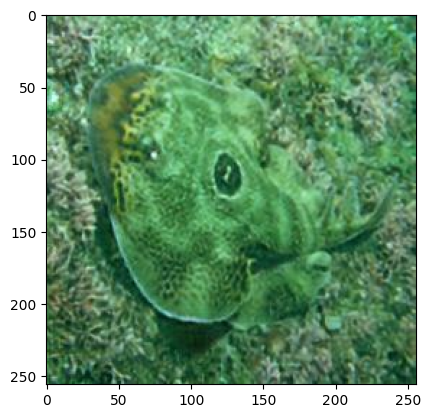
%> input picture images/raw/test1.png, 430 x 418 px; its folder holds only this picture in this run
$ octave main.m   (GNU Octave 9; MATLAB toolbox functions it lacks are replaced by stand-ins)
%> lines starting %> are read from the running program, lines starting %| are printed output that depends on the picture
### code/other_algorithms/wcid/whiteBalance.m
function [ whiteBalanced ] = whiteBalance( im )
% Using Grayworld assumtion color balancing.....

R_avg = mean(mean(im(:,:,1)));           % Getting the average Of R ,G, B components
%> R_avg = 0.467
G_avg = mean(mean(im(:,:,2)));
%> G_avg = 0.624
B_avg = mean(mean(im(:,:,3)));
%> B_avg = 0.488
RGB_avg = [R_avg G_avg B_avg];
%> RGB_avg = [0.467 0.624 0.488]

gray_value = (R_avg + G_avg + B_avg)/3  % By Grey world, avg color of the whole image is gray
%> gray_value = 0.526
scaleValue = gray_value./RGB_avg;       % By Grey world, scale value=gray / avg of each color component
%> scaleValue = [1.13 0.844 1.08]

whiteBalanced(:,:,1) = scaleValue(1) * im(:,:,1);   % R,G,B components of the new white balanced new image
whiteBalanced(:,:,2) = scaleValue(2) * im(:,:,2);
whiteBalanced(:,:,3) = scaleValue(3) * im(:,:,3);
%> whiteBalanced: size 418x430x3 double

end

### code/other_algorithms/wcid/enhanceContrast.m
function [ enhancedIm ] = enhanceContrast( im )

luminance= im(:,:,1)*0.299+im(:,:,2)*0.587+im(:,:,3)*0.114;
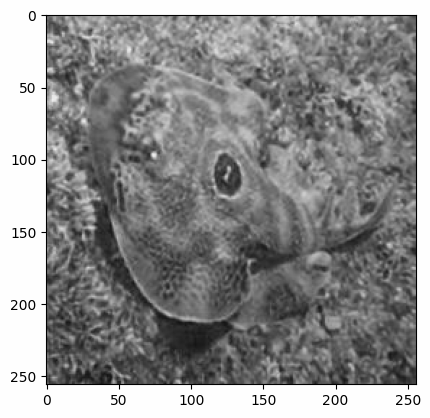
%> luminance: size 418x430 double; min 0, max 1, mean 0.561
avgLuminance =mean(luminance(:));
%> avgLuminance = 0.561
gamma = 2 * (0.5 + avgLuminance);
%> gamma = 2.12
% Second input= g * (original image components - avg of the image components)
enhancedIm(:,:,1) = gamma * (im(:,:,1) - avgLuminance);
enhancedIm(:,:,2) = gamma * (im(:,:,2) - avgLuminance);
enhancedIm(:,:,3) = gamma * (im(:,:,3) - avgLuminance);
%> enhancedIm: size 418x430x3 double
end

### code/other_algorithms/wcid/luminanceWeightmap.m
function [ lumWeightmap ] = luminanceWeightmap( im )
 L = mean(im,3);

lumWeightmap = sqrt((1/3) * (im(:, :, 1) - L).^2 + (im(:, :, 2) - L).^2 + (im(:, :, 3) - L).^2);
end

### code/other_algorithms/wcid/chromaticWeightmap.m
function [ chromaticWeightmap ] = chromaticWeightmap( im )

hsvImage = rgb2hsv(im);         % Convert the image to HSV space
%> hsvImage: size 418x430x3 double; mean H, S, V 0.489, 0.26, 0.595
saturationValue = hsvImage(:,:,2);    % find saturation

% Chromatic weight map = Distnc b/w saturation value and max sat range..
saturationMax = 1 ;
sigma = .3 ;
chromaticWeightmap = exp( -1 * (((saturationValue - saturationMax).^2) / (2*(sigma^2))) );
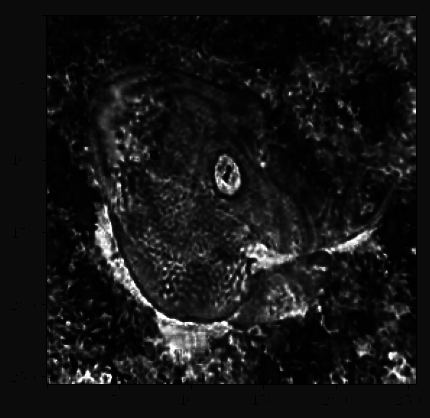
%> chromaticWeightmap: size 418x430 double; min 0.00387, max 1, mean 0.0787

end

### code/other_algorithms/wcid/saliencyWeightmap.m
function [ saliencyWeightmap ] = saliencyWeightmap( im )

im = im2double(im);

if(size(im,3) > 1)
    imGray = rgb2gray(im);
else
    imGray = im;
end

kernel_1D = (1/16) * [1, 4, 6, 4, 1];
kernel_2D = kron(kernel_1D, kernel_1D');

I_mean = mean(imGray(:));
%> I_mean = 0.526

I_Whc = conv2(imGray, kernel_2D, 'same');

saliencyWeightmap = abs(I_Whc - I_mean);

end

### code/other_algorithms/wcid/pyr_reduce.m
function [ imgout ] = pyr_reduce( img )
%PYR_REDUCE  Image pyramid reduction
%   B = PYR_REDUCE( A )  If A is M-by-N, then the size of B
%	is ceil(M/2)-by-ceil(N/2). Support gray or rgb image.
%	B will be transformed to double class.

kernelWidth = 5; % default
cw = .375; % kernel centre weight, same as MATLAB func impyramid. 0.6 in the Paper
ker1d = [.25-cw/2 .25 cw .25 .25-cw/2];
kernel = kron(ker1d,ker1d');

img = im2double(img);
sz = size(img);
imgout = [];

for p = 1:size(img,3)
	img1 = img(:,:,p);
	imgFiltered = imfilter(img1,kernel,'replicate','same');
	imgout(:,:,p) = imgFiltered(1:2:sz(1),1:2:sz(2));
end

end

### code/other_algorithms/wcid/genPyr.m
function [ pyr ] = genPyr( img, type, level )
%GENPYR generate Gaussian or Laplacian pyramid
%   PYR = GENPYR(A,TYPE,LEVEL) A is the input image,
%	can be gray or rgb, will be forced to double.
%	TYPE can be 'gauss' or 'laplace'.

pyr = cell(1,level);
pyr{1} = im2double(img);
for p = 2:level
	pyr{p} = pyr_reduce(pyr{p-1});
end
if strcmp(type,'gauss'), return; end

for p = level-1:-1:1 % adjust the image size
	osz = size(pyr{p+1})*2-1;
	pyr{p} = pyr{p}(1:osz(1),1:osz(2),:);
end

for p = 1:level-1
	pyr{p} = pyr{p}-pyr_expand(pyr{p+1});
end

end

### code/other_algorithms/wcid/pyrReconstruct.m
function [ img ] = pyrReconstruct( pyr )
%PYRRECONSTRUCT Uses a Laplacian pyramid to reconstruct a image
%   IMG = PYRRECONSTRUCT(PYR) PYR should be a 1*level cell array containing
%   the pyramid, SIZE(PYR{i}) = SIZE(PYR{i-1})*2-1

for p = length(pyr)-1:-1:1
	pyr{p} = pyr{p}+pyr_expand(pyr{p+1});
end
img = pyr{1};

end

### code/other_algorithms/wcid/pyr_expand.m
function [ imgout ] = pyr_expand( img )
%PYR_EXPAND  Image pyramid expansion
%   B = PYR_EXPAND( A )  If A is M-by-N, then the size of B
%	is (2*M-1)-by-(2*N-1). Support gray or rgb image.
%	B will be transformed to double class.
kw = 5; % default kernel width
cw = .375; % kernel centre weight, same as MATLAB func impyramid. 0.6 in the Paper
ker1d = [.25-cw/2 .25 cw .25 .25-cw/2];
kernel = kron(ker1d,ker1d')*4;

% expand [a] to [A00 A01;A10 A11] with 4 kernels
ker00 = kernel(1:2:kw,1:2:kw); % 3*3
ker01 = kernel(1:2:kw,2:2:kw); % 3*2
ker10 = kernel(2:2:kw,1:2:kw); % 2*3
ker11 = kernel(2:2:kw,2:2:kw); % 2*2

img = im2double(img);
sz = size(img(:,:,1));
osz = sz*2-1;
imgout = zeros(osz(1),osz(2),size(img,3));

for p = 1:size(img,3)
	img1 = img(:,:,p);
	img1ph = padarray(img1,[0 1],'replicate','both'); % horizontally padded
	img1pv = padarray(img1,[1 0],'replicate','both'); % horizontally padded

	img00 = imfilter(img1,ker00,'replicate','same');
	img01 = conv2(img1pv,ker01,'valid'); % imfilter doesn't support 'valid'
	img10 = conv2(img1ph,ker10,'valid');
	img11 = conv2(img1,ker11,'valid');

	imgout(1:2:osz(1),1:2:osz(2),p) = img00;
	imgout(2:2:osz(1),1:2:osz(2),p) = img10;
	imgout(1:2:osz(1),2:2:osz(2),p) = img01;
	imgout(2:2:osz(1),2:2:osz(2),p) = img11;
end

end

### code/other_algorithms/wcid/main.m
folder=dir("D:\MSc Books\Sem 4\Project\underwater_image_enhancement\images\raw");
files={folder.name};
files=files(3:end);
for file=files
    im = im2double(imread(strcat("D:\MSc Books\Sem 4\Project\underwater_image_enhancement\images\raw\",file)));
    % Inputs that are derrived from the Hazy image
    firstInput = whiteBalance( im );
    imwrite(firstInput,strcat("D:\MSc Books\Sem 4\Project\underwater_image_enhancement\images\white_balance\",file))
    % figure;subplot(1,2,1);imshow(firstInput);title('First Input');
    secondInput = enhanceContrast( im );
    % subplot(1,2,2);imshow(secondInput);title('Second Input');

    %Weight maps of the First Input
    luminanceWeightmap1 = luminanceWeightmap(firstInput);
    % figure;subplot(1,3,1);imshow(luminanceWeightmap1);title('luminanceWeightmap of First input');
    chromaticWeightmap1 = chromaticWeightmap(firstInput);
    % subplot(1,3,2);imshow(chromaticWeightmap1);title('chromaticWeightmap of First input');
    saliencyWeightmap1 = saliencyWeightmap(firstInput);
    % subplot(1,3,3);imshow(saliencyWeightmap1);title('saliencyWeightmap of First input');

    %Resultant Weight map of the first input
    resultedWeightmap1 = luminanceWeightmap1 .* chromaticWeightmap1 .* saliencyWeightmap1 ;

    %Weightmaps of the Second Input
    luminanceWeightmap2 = luminanceWeightmap(secondInput);
    % figure;subplot(1,3,1);imshow(luminanceWeightmap2);title('luminanceWeightmap of Second input');
    chromaticWeightmap2 = chromaticWeightmap(secondInput);
%> in chromaticWeightmap (call 2), `hsvImage = rgb2hsv(im);`: hsvImage: size 418x430x3 double; mean H, S, V 0.3, -2.3, 0.1
%> in chromaticWeightmap (call 2), `saturationValue = hsvImage(:,:,2);`:
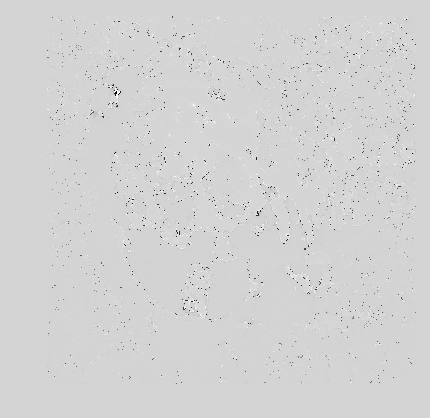
%> saturationValue: size 418x430 double; min -576, max 115.4, mean -2.3; drawn with min black and max white
%> in chromaticWeightmap (call 2), `chromaticWeightmap = exp( -1 * (((saturationValue - saturationMax).^2)..`:
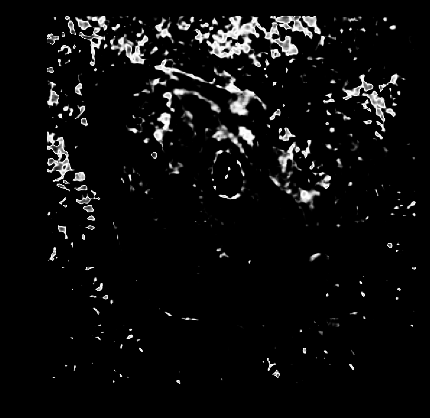
%> chromaticWeightmap: size 418x430 double; min 0, max 1, mean 0.052
    % subplot(1,3,2);imshow(chromaticWeightmap2);title('chromaticWeightmap of Second input');
    saliencyWeightmap2 = saliencyWeightmap(secondInput);
%> in saliencyWeightmap (call 2), `I_mean = mean(imGray(:));`: I_mean = 1.52e-05
%> in saliencyWeightmap (call 2), `saliencyWeightmap = abs(I_Whc - I_mean);`:
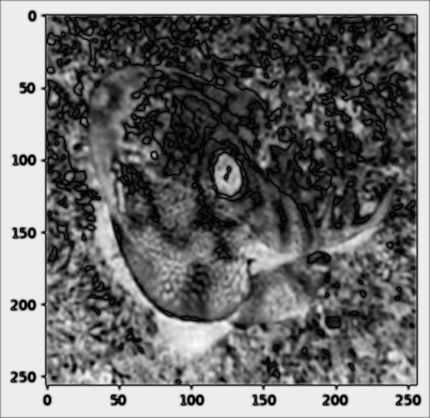
%> saliencyWeightmap: size 418x430 double; min 6.62e-06, max 0.997, mean 0.439
    % subplot(1,3,3);imshow(saliencyWeightmap2);title('saliencyWeightmap of Second input');

    %Resultant Weight map of the second input
    resultedWeightmap2 = luminanceWeightmap2 .* chromaticWeightmap2 .* saliencyWeightmap2 ;

    %Normalized Weight maps of the Inputs
    normaizedWeightmap1 = resultedWeightmap1 ./ (resultedWeightmap1 + resultedWeightmap2);
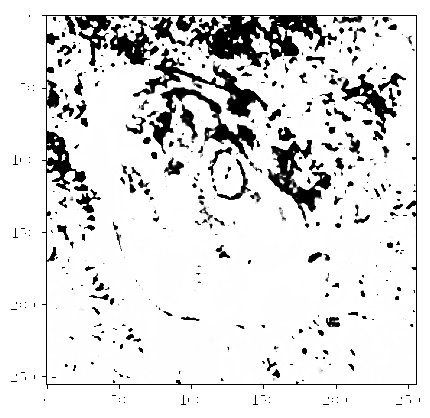
%> normaizedWeightmap1: size 418x430 double; 0.94% of the values are NaN or infinite; the others: min 1.61e-06, max 1, mean 0.886; drawn with min black, max white, NaN and infinite black
    normaizedWeightmap2 = resultedWeightmap2 ./ (resultedWeightmap1 + resultedWeightmap2);


    %Generating Gaussian Pyramid for normalized weight maps
    gaussianPyramid1 = genPyr(normaizedWeightmap1,'gauss',5);
%> after the loop in genPyr, `for p = 2:level`: pyr = 5 items
%> gaussianPyramid1 = 5 items
    gaussianPyramid2 = genPyr(normaizedWeightmap2,'gauss',5);
%> the loop in genPyr (call 2), `for p = 2:level` made 4 passes
%> pass 3, in pyr_reduce (call 7), `img = im2double(img);`:
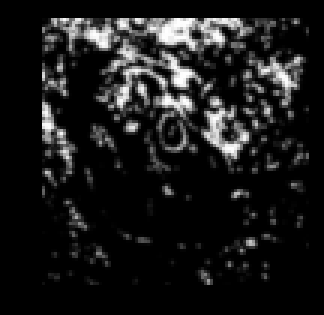
%> img: size 105x108 double (shown 3 times larger); 13.79% of the values are NaN or infinite; the others: min 0, max 0.999, mean 0.119; drawn with min black, max white, NaN and infinite black
%> gaussianPyramid2 = 5 items

    for i = 1 : 5
        tempImg = [];
        for j = 1 : size(im,3)
            laplacianPyramid1 = genPyr(firstInput(:,:,j),'laplace',5); %Generating Laplacian Pyramid for derrived inputs
            laplacianPyramid2 = genPyr(secondInput(:,:,j),'laplace',5);
            rowSize = min([size(laplacianPyramid1{i},1),size(laplacianPyramid2{i},1),size(gaussianPyramid1{i},1),size(gaussianPyramid2{i},1)]);
            columnSize = min([size(laplacianPyramid1{i},2),size(laplacianPyramid2{i},2),size(gaussianPyramid1{i},2),size(gaussianPyramid2{i},2)]);
            tempImg(:,:,j) = laplacianPyramid1{i}(1:rowSize , 1:columnSize) .* gaussianPyramid1{i}(1:rowSize, 1:columnSize) + laplacianPyramid2{i}(1:rowSize, 1:columnSize) .* gaussianPyramid2{i}(1:rowSize, 1:columnSize);
        end
        fusedPyramid1{i} = tempImg;
    end
%> after the loop, fusedPyramid1 = 5 items
    enhancedImage = pyrReconstruct(fusedPyramid1);
%> the loop in pyrReconstruct, `for p = length(pyr)-1:-1:1` made 4 passes
%> (p, sz in pyr_expand, osz in pyr_expand) on passes 1, 4: (4, [27 27], [53 53]), (1, [209 209], [417 417])
%> (sz in pyr_expand, osz in pyr_expand) on passes 2 to 3: ([53 53], [105 105]), ([105 105], [209 209])
%> in pyrReconstruct, `img = pyr{1};`: img: size 417x417x3 double; 56.51% of the values are NaN or infinite; the others: min -0.212, max 1.34, mean 0.306
    imwrite(enhancedImage,strcat("D:\MSc Books\Sem 4\Project\underwater_image_enhancement\images\wcid\",file))
end

$ run again, on images/raw/test13.png
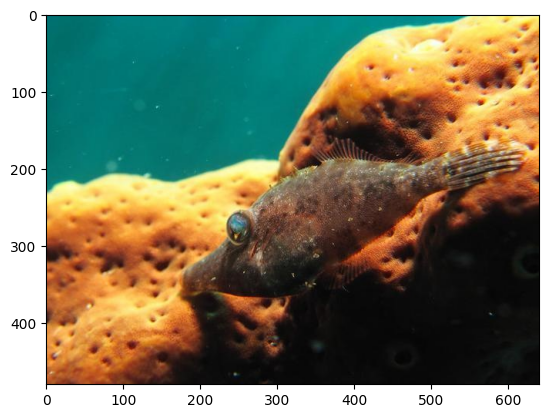
%> input picture images/raw/test13.png, 548 x 418 px
%> R_avg = 0.491
%> G_avg = 0.492
%> B_avg = 0.398
%> RGB_avg = [0.491 0.492 0.398]
%> gray_value = 0.46
%> scaleValue = [0.938 0.935 1.16]
%> avgLuminance = 0.481
%> gamma = 1.96
%> hsvImage: size 418x548x3 double; mean H, S, V 0.429, 0.489, 0.606
%> I_mean = 0.46
%> hsvImage: size 418x548x3 double; mean H, S, V 0.2, 2, 0.2
%> in chromaticWeightmap (call 2), `chromaticWeightmap = exp( -1 * (((saturationValue - saturationMax).^2)..`:
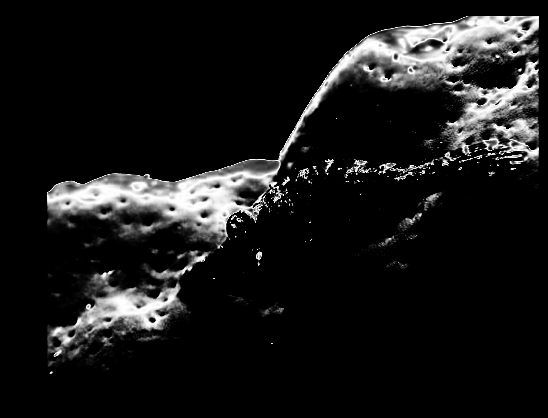
%> chromaticWeightmap: size 418x548 double; min 0, max 1, mean 0.0962
%> after the loop in genPyr, `for p = 2:level`: pyr = 5 items
%> the loop in pyrReconstruct, `for p = length(pyr)-1:-1:1` made 4 passes
%> (p, sz in pyr_expand, osz in pyr_expand) on passes 1, 4: (4, [27 35], [53 69]), (1, [209 273], [417 545])
%> in pyrReconstruct, `img = pyr{1};`:
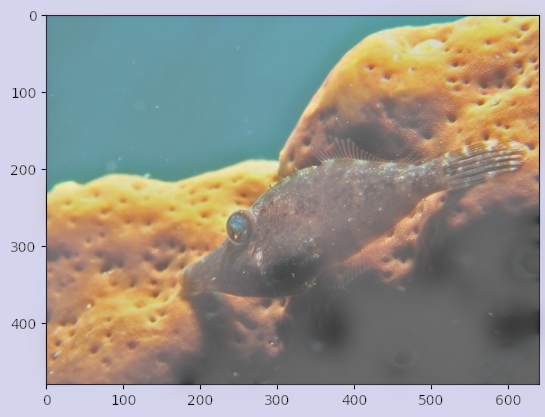
%> img: size 417x545x3 double; mean R, G, B 0.426, 0.4, 0.331; drawn with min black and max white

$ run again, on images/raw/test14.png
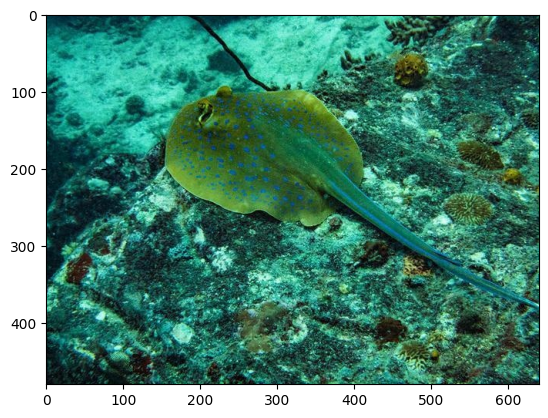
%> input picture images/raw/test14.png, 548 x 418 px
%> R_avg = 0.33
%> G_avg = 0.551
%> B_avg = 0.484
%> RGB_avg = [0.33 0.551 0.484]
%> gray_value = 0.455
%> scaleValue = [1.38 0.826 0.94]
%> avgLuminance = 0.477
%> gamma = 1.95
%> hsvImage: size 418x548x3 double; mean H, S, V 0.543, 0.463, 0.575
%> I_mean = 0.455
%> hsvImage: size 418x548x3 double; mean H, S, V 0.3, 0.8, 0.1
%> in chromaticWeightmap (call 2), `chromaticWeightmap = exp( -1 * (((saturationValue - saturationMax).^2)..`:
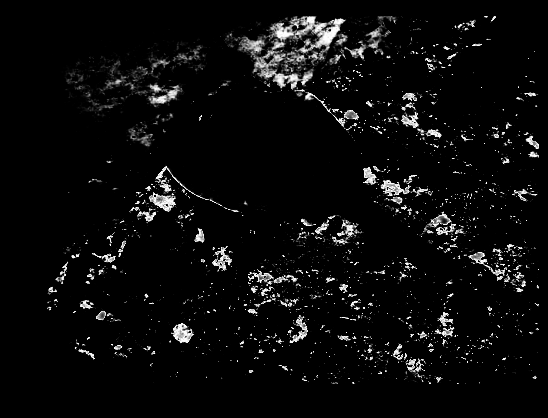
%> chromaticWeightmap: size 418x548 double; min 0, max 1, mean 0.046
%> after the loop in genPyr, `for p = 2:level`: pyr = 5 items
%> the loop in pyrReconstruct, `for p = length(pyr)-1:-1:1` made 4 passes
%> (p, sz in pyr_expand, osz in pyr_expand) on passes 1, 4: (4, [27 35], [53 69]), (1, [209 273], [417 545])
%> in pyrReconstruct, `img = pyr{1};`:
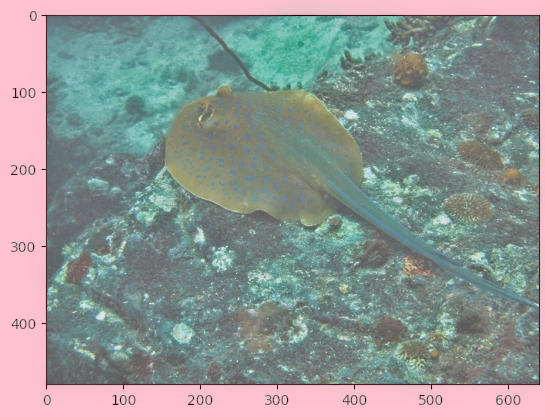
%> img: size 417x545x3 double; mean R, G, B 0.362, 0.437, 0.414; drawn with min black and max white

$ run again, on images/raw/test15.png
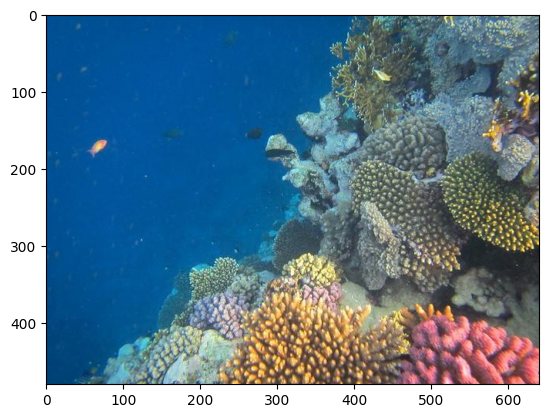
%> input picture images/raw/test15.png, 548 x 418 px
%> R_avg = 0.407
%> G_avg = 0.522
%> B_avg = 0.595
%> RGB_avg = [0.407 0.522 0.595]
%> gray_value = 0.508
%> scaleValue = [1.25 0.974 0.854]
%> avgLuminance = 0.496
%> gamma = 1.99
%> hsvImage: size 418x548x3 double; mean H, S, V 0.298, 0.538, 0.678
%> I_mean = 0.508
%> hsvImage: size 418x548x3 double; mean H, S, V 0.4, 1.9, 0.3
%> after the loop in genPyr, `for p = 2:level`: pyr = 5 items
%> the loop in pyrReconstruct, `for p = length(pyr)-1:-1:1` made 4 passes
%> (p, sz in pyr_expand, osz in pyr_expand) on passes 1, 4: (4, [27 35], [53 69]), (1, [209 273], [417 545])
%> in pyrReconstruct, `img = pyr{1};`:
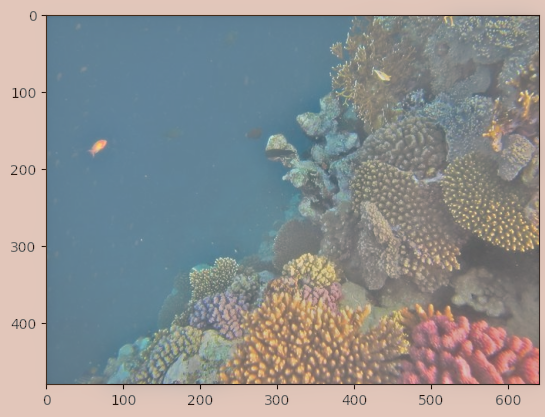
%> img: size 417x545x3 double; mean R, G, B 0.425, 0.451, 0.456; drawn with min black and max white
